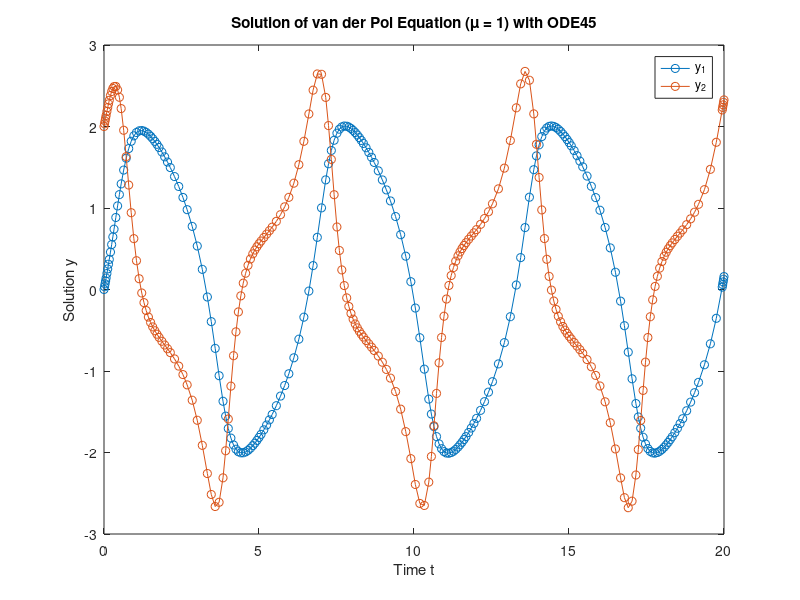

Write MATLAB code to recreate this figure.
% Nonstiff Equation
% https://mathworld.wolfram.com/vanderPolEquation.html

y = -5:5;

% Van der Pol rovnica
function dydt = vdp1(t,y)
    dydt = [y(2); (1-y(1)^2)*y(2)-y(1)];
end

% ode45(volanie funkcie, interval, počiatočné hodnoty Y0)
[t,y] = ode45(@vdp1,[0 20],[0; 2]);

% GRAF
plot(t, y(:,1), '-o', t,y(:, 2), '-o')

%plot(t, y)
title('Solution of van der Pol Equation (\mu = 1) with ODE45');
xlabel('Time t');
ylabel('Solution y');

legend('y_1','y_2')